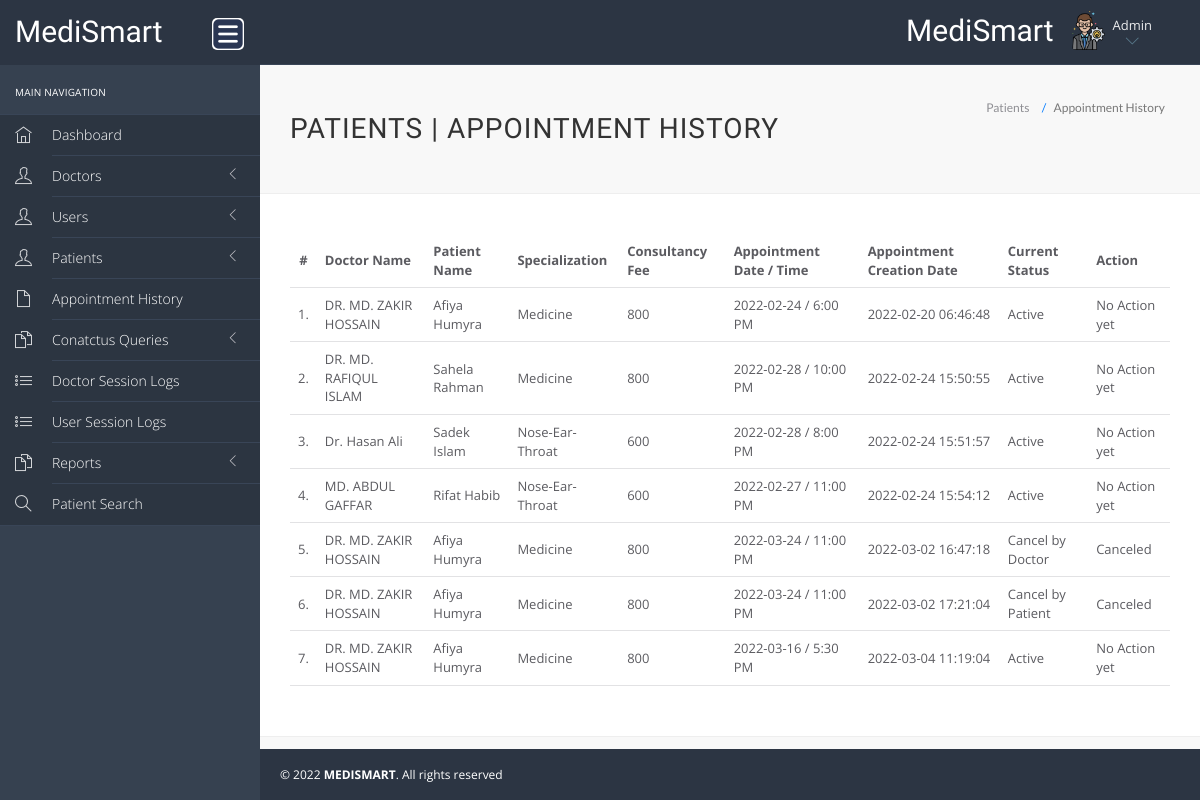
Page /hms/admin/appointment-history.php (signed in) on the committed database.
### tables this page shows
CREATE TABLE `appointment` (
  `id` int(11) NOT NULL,
  `doctorSpecialization` varchar(255) DEFAULT NULL,
  `doctorId` int(11) DEFAULT NULL,
  `userId` int(11) DEFAULT NULL,
  `consultancyFees` int(11) DEFAULT NULL,
  `appointmentDate` varchar(255) DEFAULT NULL,
  `appointmentTime` varchar(255) DEFAULT NULL,
  `postingDate` timestamp NULL DEFAULT current_timestamp(),
  `userStatus` int(11) DEFAULT NULL,
  `doctorStatus` int(11) DEFAULT NULL,
  `updationDate` timestamp NULL DEFAULT NULL ON UPDATE current_timestamp()
);

CREATE TABLE `doctors` (
  `id` int(11) NOT NULL,
  `specilization` varchar(255) DEFAULT NULL,
  `doctorName` varchar(255) DEFAULT NULL,
  `profile_pic` varchar(255) NOT NULL,
  `docgender` varchar(10) NOT NULL,
  `docdegree` varchar(255) NOT NULL,
  `address` longtext DEFAULT NULL,
  `docFees` varchar(255) DEFAULT NULL,
  `practicedays` varchar(30) NOT NULL,
  `practicetime` varchar(30) NOT NULL,
  `contactno` varchar(13) DEFAULT NULL,
  `docEmail` varchar(255) DEFAULT NULL,
  `password` varchar(255) DEFAULT NULL,
  `creationDate` timestamp NULL DEFAULT current_timestamp(),
  `updationDate` timestamp NULL DEFAULT NULL ON UPDATE current_timestamp()
);

CREATE TABLE `users` (
  `id` int(11) NOT NULL,
  `fullName` varchar(255) DEFAULT NULL,
  `profile_pic` varchar(255) NOT NULL,
  `address` longtext DEFAULT NULL,
  `city` varchar(255) DEFAULT NULL,
  `gender` varchar(255) DEFAULT NULL,
  `email` varchar(255) DEFAULT NULL,
  `password` varchar(255) DEFAULT NULL,
  `regDate` timestamp NULL DEFAULT current_timestamp(),
  `updationDate` timestamp NULL DEFAULT NULL ON UPDATE current_timestamp()
);

### hms/admin/appointment-history.php (the view, shortened to what this page needs)
<?php
include('include/config.php');
?>
<!DOCTYPE html>
<html lang="en">
	<head>
		<link rel="stylesheet" href="vendor/bootstrap/css/bootstrap.min.css">
		<link rel="stylesheet" href="vendor/fontawesome/css/font-awesome.min.css">
		<link rel="stylesheet" href="vendor/themify-icons/themify-icons.min.css">
		<link href="vendor/animate.css/animate.min.css" rel="stylesheet" media="screen">
		<link href="vendor/perfect-scrollbar/perfect-scrollbar.min.css" rel="stylesheet" media="screen">
		<link href="vendor/switchery/switchery.min.css" rel="stylesheet" media="screen">
		<link href="vendor/bootstrap-touchspin/jquery.bootstrap-touchspin.min.css" rel="stylesheet" media="screen">
		<link href="vendor/select2/select2.min.css" rel="stylesheet" media="screen">
		<link href="vendor/bootstrap-datepicker/bootstrap-datepicker3.standalone.min.css" rel="stylesheet" media="screen">
		<link href="vendor/bootstrap-timepicker/bootstrap-timepicker.min.css" rel="stylesheet" media="screen">
		<link rel="stylesheet" href="assets/css/styles.css">
		<link rel="stylesheet" href="assets/css/plugins.css">
		<link rel="stylesheet" href="assets/css/themes/theme-5.css" id="skin_color" />
	</head>
	<body>
		<div id="app">
<?php include('include/sidebar.php');?>
			<div class="app-content">
					<?php include('include/header.php');?>
				<div class="main-content" >
					<div class="wrap-content container" id="container">
						<section id="page-title">
							<div class="row">
								<div class="col-sm-8">
									<h1 class="mainTitle">Patients  | Appointment History</h1>
																	</div>
								<ol class="breadcrumb">
									<li>
										<span>Patients </span>
									</li>
									<li class="active">
										<span>Appointment History</span>
									</li>
								</ol>
							</div>
						</section>
						<div class="container-fluid container-fullw bg-white">
									<div class="row">
								<div class="col-md-12">
									<table class="table table-hover" id="sample-table-1">
										<thead>
											<tr>
												<th class="center">#</th>
												<th class="hidden-xs">Doctor Name</th>
												<th>Patient Name</th>
												<th>Specialization</th>
												<th>Consultancy Fee</th>
												<th>Appointment Date / Time </th>
												<th>Appointment Creation Date  </th>
												<th>Current Status</th>
												<th>Action</th>
											</tr>
										</thead>
										<tbody>
<?php
$sql=mysqli_query($con,"select doctors.doctorName as docname,users.fullName as pname,appointment.*  from appointment join doctors on doctors.id=appointment.doctorId join users on users.id=appointment.userId ");
$cnt=1;
while($row=mysqli_fetch_array($sql))
{
?>
											<tr>
												<td class="center"><?php echo $cnt;?>.</td>
												<td class="hidden-xs"><?php echo $row['docname'];?></td>
												<td class="hidden-xs"><?php echo $row['pname'];?></td>
												<td><?php echo $row['doctorSpecialization'];?></td>
												<td><?php echo $row['consultancyFees'];?></td>
												<td><?php echo $row['appointmentDate'];?> / <?php echo
												 $row['appointmentTime'];?>
												</td>
												<td><?php echo $row['postingDate'];?></td>
												<td>
<?php if(($row['userStatus']==1) && ($row['doctorStatus']==1))
{
	echo "Active";
}
if(($row['userStatus']==0) && ($row['doctorStatus']==1))
{
	echo "Cancel by Patient";
}
if(($row['userStatus']==1) && ($row['doctorStatus']==0))
{
	echo "Cancel by Doctor";
}
												?></td>
												<td >
												<div class="visible-md visible-lg hidden-sm hidden-xs">
							<?php if(($row['userStatus']==1) && ($row['doctorStatus']==1))
{
echo "No Action yet";
	 } else {
		echo "Canceled";
		} ?>
												</div>
												</td>
											</tr>
											<?php
$cnt=$cnt+1;
											 }?>
										</tbody>
									</table>
								</div>
							</div>
								</div>
					</div>
				</div>
			</div>
	<?php include('include/footer.php');?>
		</div>
	</body>
</html>

### hms/admin/assets/css/themes/theme-5.css (style rules this page uses)
body { background: #f8f8f8; }

### rows in the picture
appointment: doctorId.doctorName "DR. MD. ZAKIR HOSSAIN", userId.fullName "Afiya Humyra", doctorSpecialization "Medicine", consultancyFees "800", appointmentDate "2022-02-24", appointmentTime "6:00 PM", postingDate "2022-02-20 06:46:48", userStatus "Active"
appointment: doctorId.doctorName "DR. MD. RAFIQUL ISLAM", userId.fullName "Sahela Rahman", doctorSpecialization "Medicine", consultancyFees "800", appointmentDate "2022-02-28", appointmentTime "10:00 PM", postingDate "2022-02-24 15:50:55", userStatus "Active"
appointment: doctorId.doctorName "Dr. Hasan Ali", userId.fullName "Sadek Islam", doctorSpecialization "Nose-Ear-Throat", consultancyFees "600", appointmentDate "2022-02-28", appointmentTime "8:00 PM", postingDate "2022-02-24 15:51:57", userStatus "Active"
appointment: doctorId.doctorName "MD. ABDUL GAFFAR", userId.fullName "Rifat Habib", doctorSpecialization "Nose-Ear-Throat", consultancyFees "600", appointmentDate "2022-02-27", appointmentTime "11:00 PM", postingDate "2022-02-24 15:54:12", userStatus "Active"
appointment: doctorId.doctorName "DR. MD. ZAKIR HOSSAIN", userId.fullName "Afiya Humyra", doctorSpecialization "Medicine", consultancyFees "800", appointmentDate "2022-03-24", appointmentTime "11:00 PM", postingDate "2022-03-02 16:47:18", userStatus "Cancel by Doctor"
appointment: doctorId.doctorName "DR. MD. ZAKIR HOSSAIN", userId.fullName "Afiya Humyra", doctorSpecialization "Medicine", consultancyFees "800", appointmentDate "2022-03-24", appointmentTime "11:00 PM", postingDate "2022-03-02 17:21:04", userStatus "Cancel by Patient"
appointment: doctorId.doctorName "DR. MD. ZAKIR HOSSAIN", userId.fullName "Afiya Humyra", doctorSpecialization "Medicine", consultancyFees "800", appointmentDate "2022-03-16", appointmentTime "5:30 PM", postingDate "2022-03-04 11:19:04", userStatus "Active"
